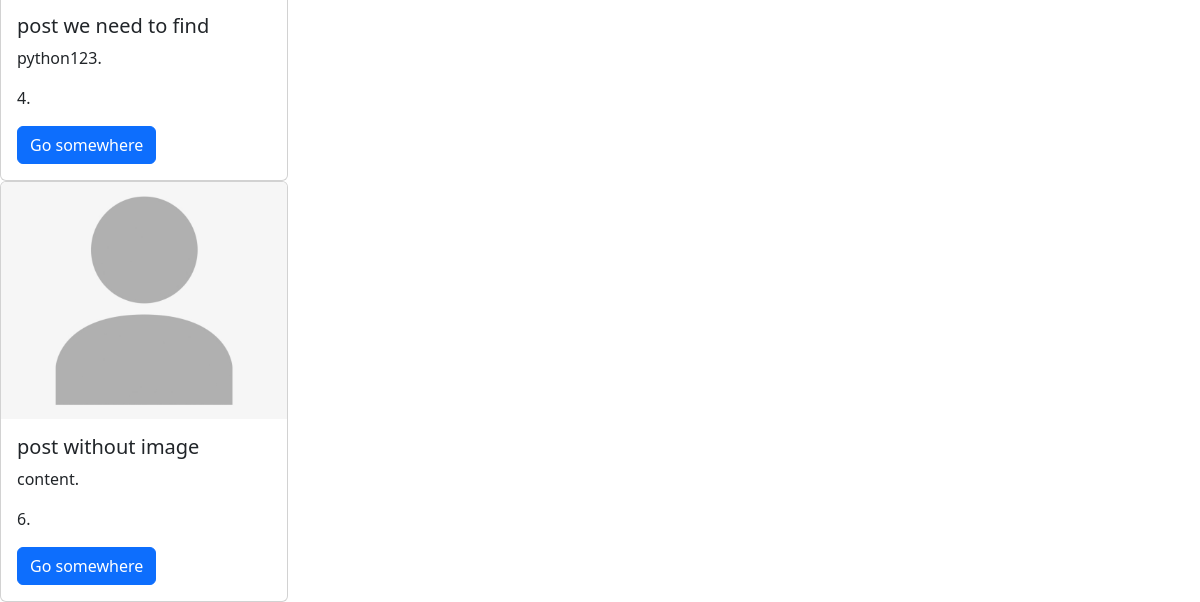
Before: /posts/ (signed in, lower part) with the older database file.
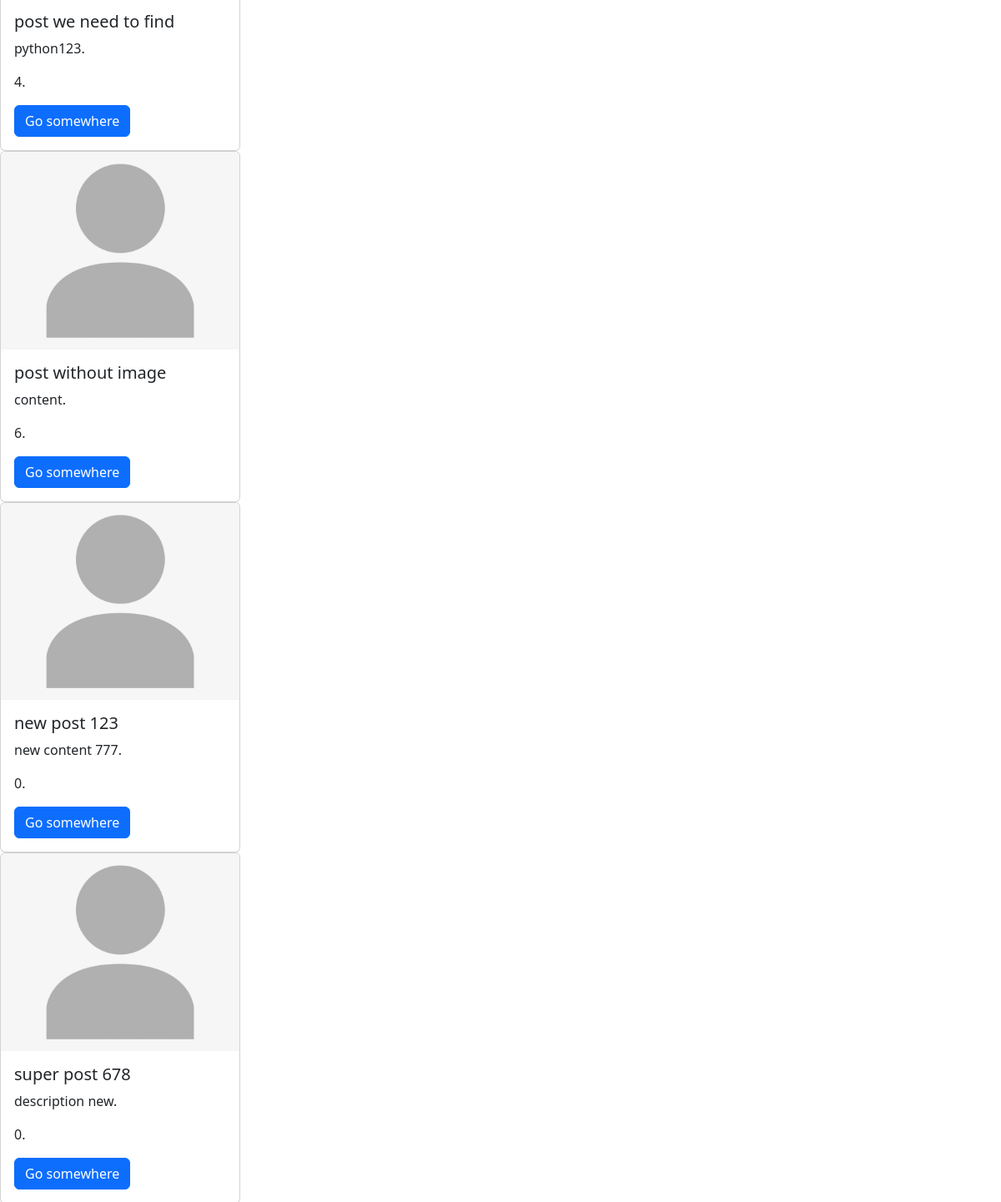
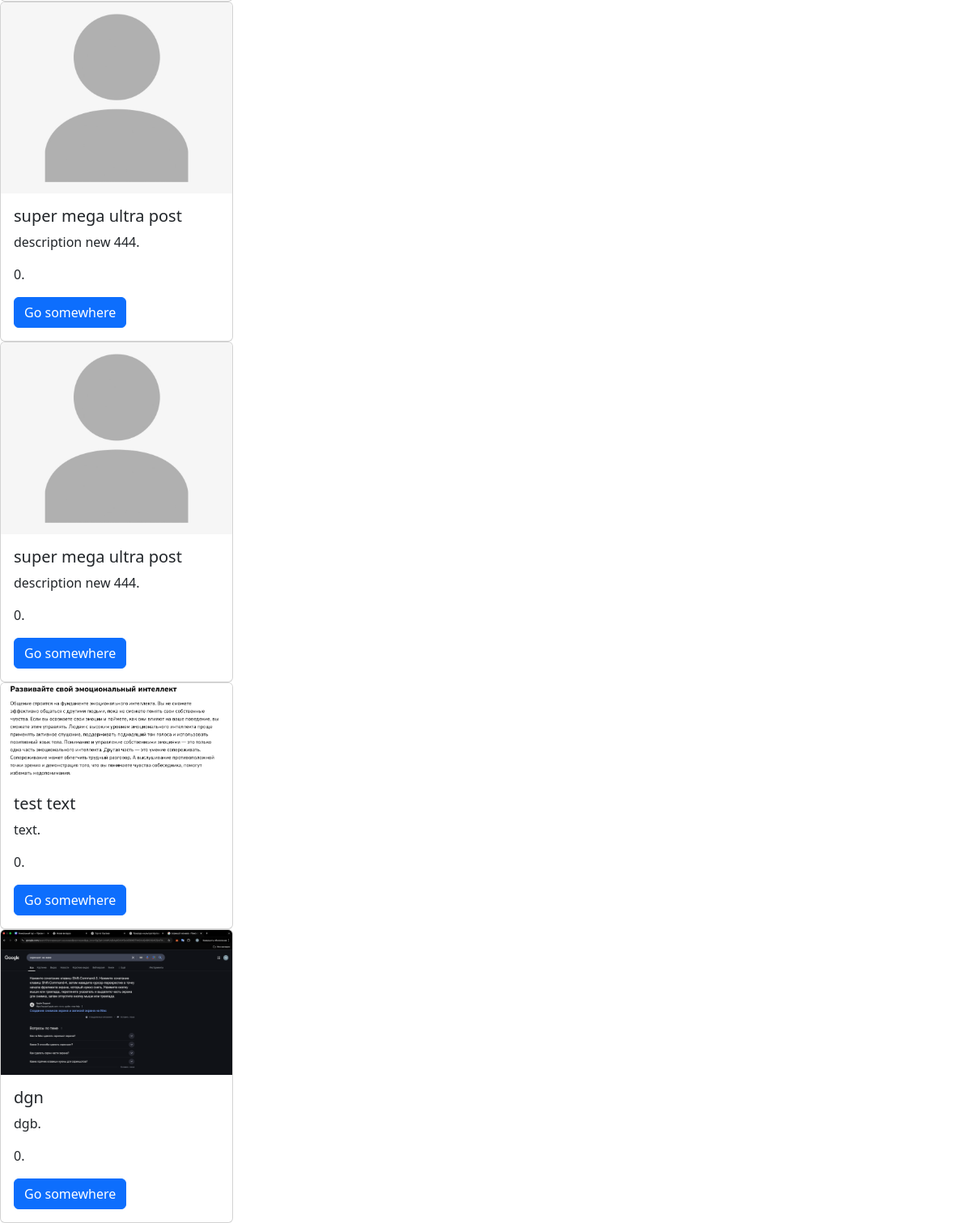
After: the same page with the newer database file (2 pictures, top to bottom).
### posts/models.py (models this page shows, shortened)
class Post(models.Model):
    image = models.ImageField(null = True, blank = True)
    title = models.CharField(max_length = 256)
    content = models.CharField(max_length = 456)
    rate = models.IntegerField(default = 0, null = True)
    category = models.ForeignKey(Category, on_delete = models.CASCADE, null = True)
    tags = models.ManyToManyField(Tag)
    created_at = models.DateTimeField(auto_now_add = True, null = True)
    updated_at = models.DateTimeField(auto_now = True, null = True)

### posts/views.py (the view)
# urls.py: path("posts/", post_list_view),
@login_required(login_url = "/login")
def post_list_view(request):
    if request.method == "GET":
        posts = Post.objects.all()
        return render(request, "posts/post_list.html", context = {"posts": posts})

### templates/posts/post_list.html
{% extends 'base.html' %}
{% load static %}
{% block content %}
{% for post in posts %}
<div class="card" style="width: 18rem;">
  {% if post.image %}
  <img src="{{ post.image.url }}" class="card-img-top" alt="...">
  {% else %}
  <img src="{% static 'placeholder-image-person-jpg.jpg' %}" class="card-img-top" alt="...">
  {% endif %}
  <div class="card-body">
    <h5 class="card-title">{{ post.title }}</h5>
    <p class="card-text">{{ post.content }}.</p>
    <p class="card-text">{{ post.rate }}.</p>
    <a href="/posts/{{ post.id }}" class="btn btn-primary">Go somewhere</a>
  </div>
</div>
{% endfor %}
{% endblock %}

Changed rows visible on the page:
added Post: title "new post 123", content "new content 777", rate "0"
added Post: title "super post 678", content "description new", rate "0"
added Post: title "super mega ultra post", content "description new 444", rate "0"
added Post: title "super mega ultra post", content "description new 444", rate "0"
added Post: image (picture), title "test text", content "text", rate "0"
added Post: image (picture), title "dgn", content "dgb", rate "0"
